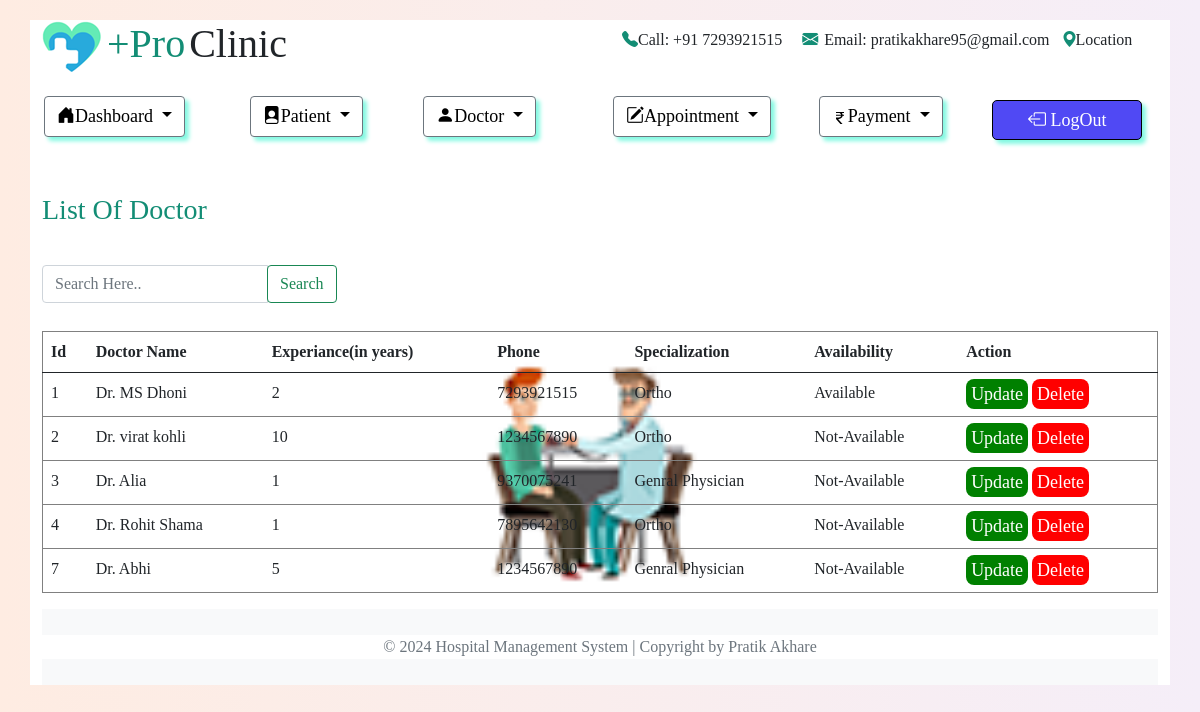
Screenshot of /list_doctor.php with the database file from the repository.
### tables this page shows
CREATE TABLE `doctor` (
  `id` int(11) NOT NULL,
  `name` varchar(200) DEFAULT NULL,
  `experiance` varchar(200) DEFAULT NULL,
  `phone` varchar(200) DEFAULT NULL,
  `special` varchar(200) DEFAULT NULL,
  `availability` varchar(200) DEFAULT NULL
);

### list_doctor.php (the view, shortened to what this page needs)
<?php
        include('connection.php');
        $id=$_POST['search'];
        $query="SELECT * FROM doctor WHERE CONCAT(name,phone) LIKE '%$id%'";
        $data=mysqli_query($conn,$query);
?>
<!DOCTYPE html>
<html lang="en">
<head>
    <link href="https://cdn.jsdelivr.net/npm/bootstrap@5.0.2/dist/css/bootstrap.min.css" rel="stylesheet">
<link rel="stylesheet" href="https://cdn.jsdelivr.net/npm/bootstrap-icons@1.3.0/font/bootstrap-icons.css">
    <link rel="stylesheet" href="css/list_doctor.css">
</head>
<body>
    <div class="container">
    <div class="row drop">
            <div class="col-md-1 logo">
                <img src="images/logo.png" alt="">
            </div>
            <div class="col-md-3 had1">
                <h1 class="inline-h1" style="color: #138D75;margin-left:-30px;">+Pro</h1>
                <h1 class="inline-h1">Clinic</h1>
            </div>
            <div class="col-md-8 calls ml-4">
                <h6><i class="bi bi-telephone-fill " style="color: #138D75;margin-left:200px;"></i>Call: +91 7293921515 <i class="bi bi-envelope-fill p-3" style="color: #138D75;"></i><span style="margin-left: -10px;">Email: pratikakhare95@gmail.com</span> <i class="bi bi-geo-alt-fill p-2 " style="color: #138D75;"></i><span style="margin-left: -10px;">Location</span></h6>
            </div>
        </div>
        <div class="row drop " style="margin-left:-10px;">
            <div class="col-md-2">
                <div class="dropdown">
                    <button class="btn btn-secondary dropdown-toggle" type="button" id="dropdownMenuButton1"
                        data-bs-toggle="dropdown" aria-expanded="false">
                        <i class="bi bi-house-door-fill"></i>Dashboard
                    </button>
                </div>
            </div>
            <div class="col-md-2">
                <div class="dropdown">
                    <button class="btn btn-secondary dropdown-toggle m-3 mt-0" type="button" id="dropdownMenuButton1"
                        data-bs-toggle="dropdown" aria-expanded="false" >
                        <i class="bi bi-file-person-fill "></i>Patient
                    </button>
                </div>
            </div>
            <div class="col-md-2">
                <div class="dropdown">
                    <button class="btn btn-secondary dropdown-toggle" type="button" id="dropdownMenuButton1"
                        data-bs-toggle="dropdown" aria-expanded="false">
                        <i class="bi bi-person-fill"></i>Doctor
                    </button>
                </div>
            </div>
            <div class="col-md-2">
                <div class="dropdown">
                    <button class="btn btn-secondary dropdown-toggle" type="button" id="dropdownMenuButton1"
                        data-bs-toggle="dropdown" aria-expanded="false">
                        <i class="bi bi-pencil-square"></i>Appointment
                    </button>
                </div>
            </div>
            <div class="col-md-2">
                <div class="dropdown">
                    <button class="btn btn-secondary dropdown-toggle m-3 mt-0" type="button" id="dropdownMenuButton1"
                        data-bs-toggle="dropdown" aria-expanded="false">
                          Payment
                    </button>
                </div>
            </div>
            <div class="col-md-2">
<button class="login"><a href="login.php"><i class="bi bi-box-arrow-left"></i>  LogOut</a></button>
</div>
        </div>
        <div class="row">
            <div class="col-md-12">
                <h3 style="margin-top: 40px; color:#138D75;">List Of Doctor</h3>
              <nav class="navbar navbar-light bg-white" id="navb" style="margin-top: 30px;">
                <form class="form-inline" action="list_doctor.php" method="POST">
                  <div class="input-group">
                    <input class="form-control" type="search" name="search" placeholder="Search Here.." aria-label="Search">
                    <div class="input-group-append">
                      <button class="btn btn-outline-success" type="submit">Search</button>
                    </div>
                  </div>
            </form>
              </nav>
            </div>
          </div>
        <div class="row">
            <div class="col-md-12">
                 <?php
    include('connection.php');
    $sql = "SELECT * FROM doctor";
    $result = mysqli_query($conn,$sql) or die("Unsuccessful");
    if(mysqli_num_rows($result) > 0){
     ?>
    <table class="table" cellpadding="7px">
        <thead>
            <tr>
                        <th>Id</th>
                        <th>Doctor Name</th>
                        <th>Experiance(in years)</th>
                        <th>Phone</th>
                        <th>Specialization</th>
                        <th>Availability</th>
                        <th>Action</th>
</tr>
        </thead>
        <tbody>
            <?php
        foreach($data as $row )
        {
            ?>
            <tr>
                <td><?php  echo $row['id'] ?></td>
                <td><?php  echo $row['name'] ?></td>
                <td><?php  echo $row['experiance'] ?></td>
                <td><?php  echo $row['phone'] ?></td>
                <td><?php  echo $row['special'] ?></td>
                <td><?php  echo $row['availability'] ?></td>
                <td>
                    <a href='update_doctor.php?id=<?php echo $row['id'] ?>' class="update">Update</a>
                    <a href='delete_doctor.php?id=<?php echo $row['id'] ?>' class="delete">Delete</a>
                </td>
            </tr>
            <?php } ?>
        </tbody>
    </table>
    <?php }else{
        echo"<h2>No Record Found...</h2>";
    }
    mysqli_close($conn) ;?>
            </div>
        </div>
        <footer class="footer mt-auto py-3 bg-light">
    <div class="container">
        <div class="row">
            <div class="col-lg-12 text-center text-muted">
                &copy; 2024 Hospital Management System | Copyright by Pratik Akhare
            </div>
        </div>
    </div>
</footer>
    </div>
</body>
</html>

### css/list_doctor.css (style rules this page uses)
body { font-family: 'Times New Roman', Times, serif; background: linear-gradient(to left,#F5EEF8,#FEECE2); }
.container { margin: 10px auto; background-color: white; }
.inline-h1 { display: inline-block; }
.drop { margin-top: 20px; }
#dropdownMenuButton1 { background-color: white; color: black; box-shadow: 4px 4px 4px #84F9E2 ; font-size: 18px; }
.calls { margin-top: 10px; }
.table { margin-top: 20px; background-image: url('http://127.0.0.1:5500/images/treatment-side-img.jpg'); background-repeat: no-repeat; background-position: center; background-size: contain; }

### list_doctor.php (style rules this page uses)
.table { margin-top: 20px; background-image: url('http://127.0.0.1:5500/images/post4.png'); background-repeat: no-repeat; background-position: center; background-size: contain; border: 1px solid gray; }
td { padding: 30px; margin-left: 20px; }
.update { color: white; background-color: green; font-size: 18px; padding: 5px; text-decoration: none; border-radius: 8px; }
.delete { color: white; background-color: red; font-size: 18px; padding: 5px; text-decoration: none; border-radius: 8px; }
.login { border: 1px solid black; border-radius: 5px; margin-top: 4px; background-color: #5049F4; box-shadow: 4px 4px 4px #84F9E2 ; font-size: 18px; width: 150px; height: 40px; }
.login a { color: white; text-decoration: none; }

### rows the page displays
doctor: id "1", name "Dr. MS Dhoni", experiance "2", phone "7293921515", special "Ortho", availability "Available"
doctor: id "2", name "Dr. virat kohli", experiance "10", phone "1234567890", special "Ortho", availability "Not-Available"
doctor: id "3", name "Dr. Alia", experiance "1", phone "9370075241", special "Genral Physician", availability "Not-Available"
doctor: id "4", name "Dr. Rohit Shama", experiance "1", phone "7895642130", special "Ortho", availability "Not-Available"
doctor: id "7", name "Dr. Abhi", experiance "5", phone "1234567890", special "Genral Physician", availability "Not-Available"
